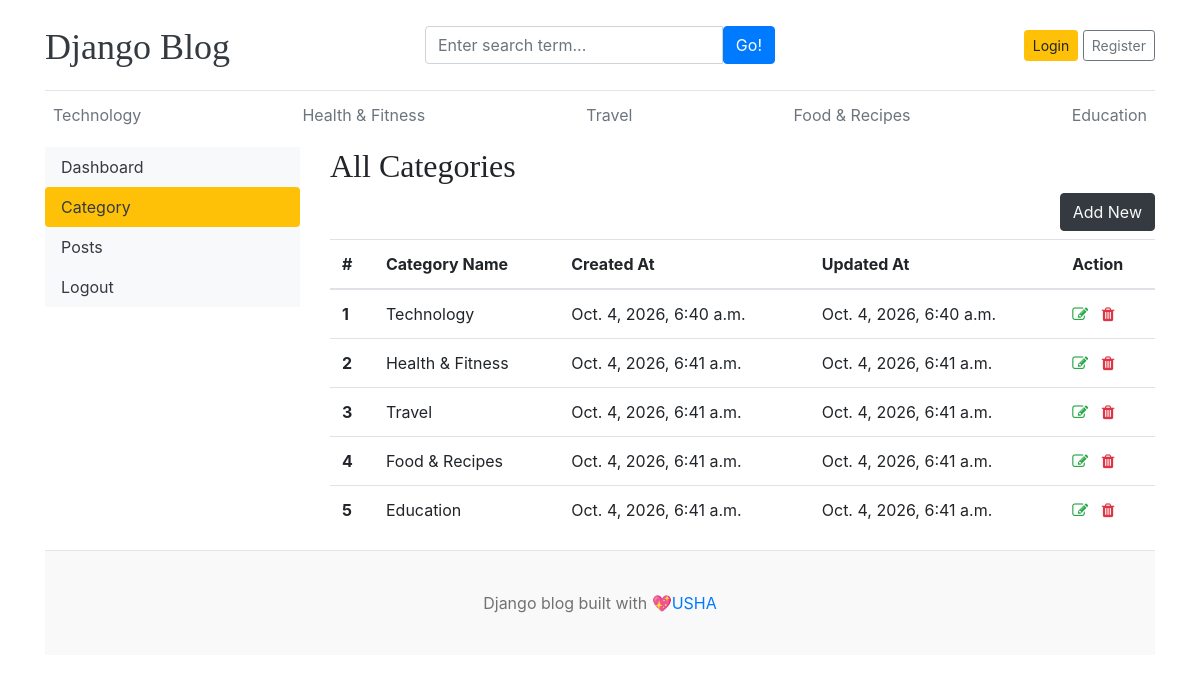
Before: /dashboard/categories/ with the older database file.
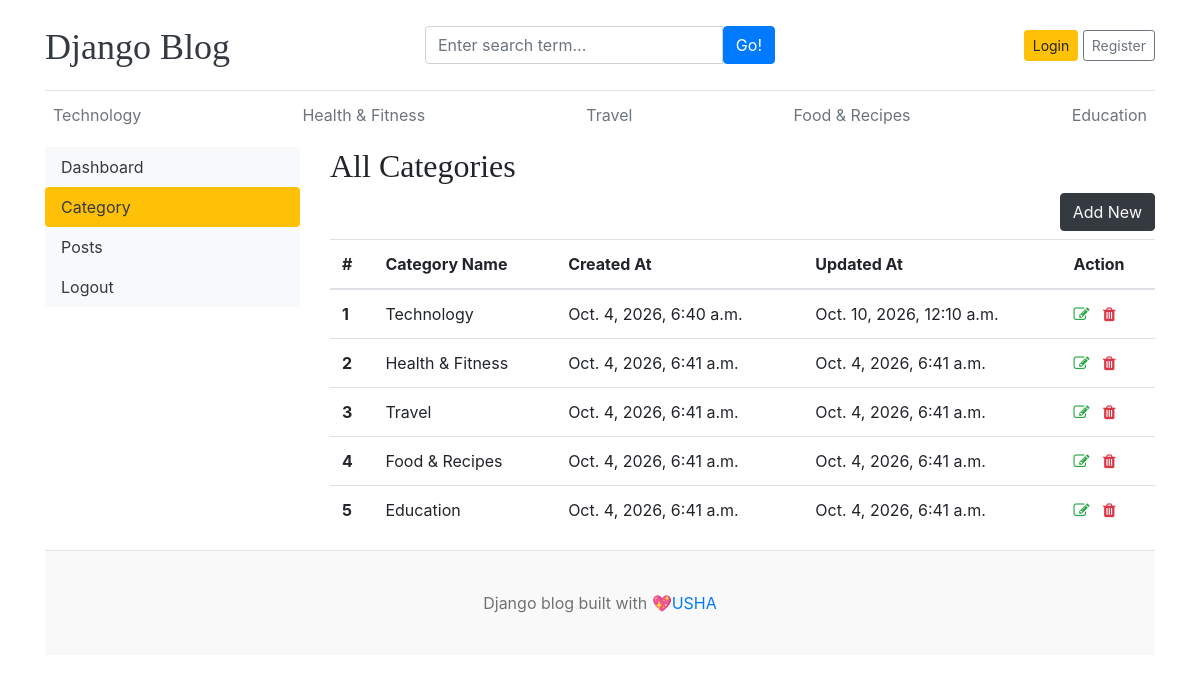
After: the same page with the newer database file.
### blogs/models.py (models this page shows)
class Category (models.Model):
    category_name=models.CharField(max_length=50,unique=True)
    created_at=models.DateTimeField(auto_now_add=True)
    updated_at=models.DateTimeField(auto_now=True)
    class Meta:
        verbose_name_plural='categories'
    def __str__(self):
        return self.category_name

### dashboards/views.py (the view)
# urls.py: path('categories/',views.Categories,name='categories'),
def Categories(request):
    return render(request,'dashboard/categories.html')

### blogs/context_processors.py (called while the page is built)
def get_categories(request):
    categories = Category.objects.all()
    return dict(categories=categories)

def get_social_links(request):
    social_links = SocialLink.objects.all()
    return dict(social_links = social_links)

### templates/dashboard/categories.html (shortened to what this page needs)
{% extends "base.html" %}
{% block content %}
<div class="row">
    {% include 'dashboard/sidebar.html' %}
    <div class="col-md-9">
        <h2>All Categories</h2>
        <a href="{% url 'add_category' %}" class="btn btn-dark text-light float-right mb-2">Add New</a>
        <table class="table table-hover">
            <thead>
                <tr>
                    <th>#</th>
                    <th>Category Name</th>
                    <th>Created At</th>
                    <th>Updated At</th>
                    <th>Action</th>
                </tr>
            </thead>
            <tbody>
                {% for cat in categories %}
                <tr>
                    <th>{{ forloop.counter }}</th>
                    <td>{{ cat }}</td>
                    <td>{{ cat.created_at }}</td>
                    <td>{{ cat.updated_at }}</td>
                    <td>
                        <a href="{% url 'edit_category' cat.pk %}"><i class="fa fa-edit text-success"></i></a>
                        <a href="{% url 'delete_category' cat.id %}"><i class="fa fa-trash text-danger"></i></a>
                    </td>
                </tr>
                {% endfor %}
            </tbody>
        </table>
    </div>
</div>
{% endblock content %}

### templates/base.html (shortened to what this page needs)
{% load static %}
<!DOCTYPE html>
<html lang="en">
<head>
  <link href="https://stackpath.bootstrapcdn.com/bootstrap/4.5.2/css/bootstrap.min.css" rel="stylesheet">
  <link href="{% static 'css/blog.css' %}" rel="stylesheet">
  <link rel="stylesheet" href="https://cdnjs.cloudflare.com/ajax/libs/font-awesome/4.7.0/css/font-awesome.min.css">
</head>
<body>
  <div class="container">
    <header class="blog-header py-3">
      <div class="row flex-nowrap justify-content-between align-items-center">
        <div class="col-4 pt-1">
          <a class="blog-header-logo text-dark" href="/">Django Blog</a>
        </div>
        <div class="col-4">
          <form action="{% url 'search' %}" method="GET">
            <div class="input-group">
              <input class="form-control" type="text" name="keyword"value='{{ keyword }}' placeholder="Enter search term..."
                aria-label="Enter search">
                <button type="submit" class="btn btn-primary" id="button-search" type="button">Go!</button>
            </div>
          </form>
        </div>
        <div class="col-4 d-flex justify-content-end align-items-center">
          {% if not user.is_authenticated %}
          <a class="btn btn-sm btn-warning" href="{% url 'login' %}">Login</a>&nbsp;
          <a class="btn btn-sm btn-outline-secondary" href="{% url 'register' %}">Register</a>
          {% else %}
          <span><a href="{% url 'dashboard' %}">Dashboard</a></span>
          &emsp;
          <span><a href="{% url 'logout' %}">Logout</a> </span>
          {% endif %}
        </div>
      </div>
    </header>
    <div class="nav-scroller py-1 mb-2">
      <nav class="nav d-flex justify-content-between">
        {% for cat in categories %}
        <a class="p-2 text-muted" href="{% url 'posts_by_category' cat.id %}">{{ cat }}</a>
        {% endfor %}
      </nav>
    </div>
    {% block content %}
    {% endblock %}
    <footer class="blog-footer">
      <p>Django blog built with 💖<a href="#">USHA</a></p>
    </footer>
  </div>
</body>

### templates/dashboard/sidebar.html (shortened to what this page needs)
<div class="col-md-3">
        <div class="nav flex-column nav-pills bg-light" aria-orientation="verticle">
            <a href="{% url 'dashboard' %}" class="nav-link text-dark {% if '/dashboard/' == request.path %} bg-warning {% endif %}">Dashboard</a>
            <a href="{% url 'categories' %}" class="nav-link text-dark {% if '/categories/' in request.path %} bg-warning {% endif %}">Category</a>
            <a href="{% url 'posts' %} " class="nav-link text-dark {% if '/posts/' in request.path %} bg-warning {% endif %}">Posts</a>
            <a href="" class="nav-link text-dark">Logout</a>
        </div>
    </div>

### static/css/blog.css (style rules this page uses)
.blog-header { border-bottom: 1px solid #e5e5e5; }
.blog-header-logo { font-family: "Playfair Display", Georgia, "Times New Roman", serif; font-size: 2.25rem; }
h1, h2, h3, h4, h5, h6 { font-family: "Playfair Display", Georgia, "Times New Roman", serif; }
.blog-footer { padding: 2.5rem 0; color: #727272; text-align: center; background-color: #f9f9f9; border-top: .05rem solid #e5e5e5; }
.blog-footer p:last-child { margin-bottom: 0; }

Changed rows visible on the page:
changed Category "Technology": updated_at "Oct. 4, 2026, 6:40 a.m." → "Oct. 10, 2026, 12:10 a.m."
